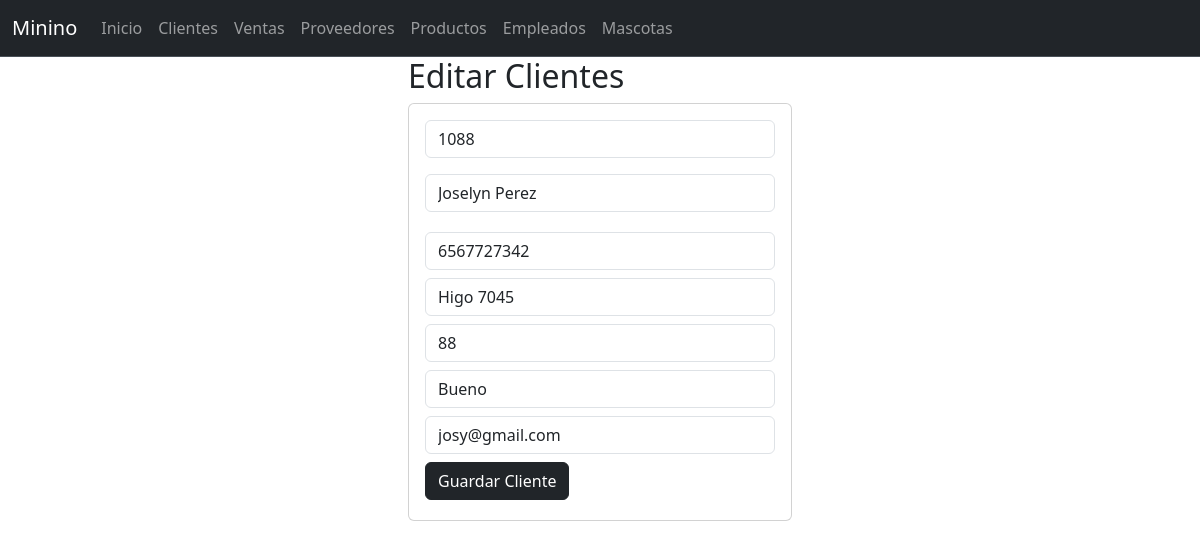
Screenshot of /seleccionarCliente/1088 with the database file from the repository.
### clientes_app/models.py (models this page shows, shortened)
class Cliente(models.Model):
    codigo=models.PositiveSmallIntegerField(primary_key=True,max_length=60)
    nombre=models.CharField(max_length=100)
    numero=models.PositiveSmallIntegerField()
    direccion=models.CharField(max_length=60)
    interes=models.PositiveSmallIntegerField()
    historial=models.CharField(max_length=60)
    email=models.CharField(max_length=60)

### clientes_app/views.py (the view)
# urls.py: path("seleccionarCliente/<codigo>",views.seleccionarCliente,name="seleccionarCliente"),
def seleccionarCliente(request,codigo):
    cliente=Cliente.objects.get(codigo=codigo)
    return render(request,"editarCliente.html",{"misclientes":cliente})

### clientes_app/templates/editarCliente.html
{% extends "base.html" %}
{% block cuerpo %}
<div class="row">
    <div class="col-md-4 offset-md-4">
        <h2>Editar Clientes</h2>
        <div class="card">
            <div class="card-body">
                <form action="/editarCliente/" method="POST"> {% csrf_token %}
                    <div class="form-group">
                        <input type="text" id="txtcodigo" name="txtcodigo" class="form-control" value="{{misclientes.codigo}}" minlength="1" maxlength="6" readonly required>
                    </div>
                    <div class="form-group py-3">
                            <input type="text" id="txtnombre" name="txtnombre" class="form-control" value="{{misclientes.nombre}}" maxlength="100" required>
                        </div>
                    <div class="form-group py-1">
                        <input type="text" id="txtnumero" name="txtnumero" class="form-control" minlength="1" maxlength="9" value="{{misclientes.numero}}" required>
                    </div>
                    <div class="form-group py-1">
                        <input type="text" id="txtdireccion" name="txtdireccion" class="form-control" minlength="1" maxlength="9" value="{{misclientes.direccion}}" required>
                    </div>
                    <div class="form-group py-1">
                        <input type="text" id="txtinteres" name="txtinteres" class="form-control" minlength="1" maxlength="9" value="{{misclientes.interes}}" required>
                    </div>
                    <div class="form-group py-1">
                        <input type="text" id="txthistorial" name="txthistorial" class="form-control" minlength="1" maxlength="9" value="{{misclientes.historial}}" required>
                    </div>
                    <div class="form-group py-1">
                        <input type="text" id="txtemail" name="txtemail" class="form-control" minlength="1" maxlength="9" value="{{misclientes.email}}" required>
                    </div>
                    <div class="form-group py-1">
                        <button type="submit" class="btn btn-dark">Guardar Cliente</button>
                    </div>
                </form>
            </div>
        </div>
    </div>
</div>
{% endblock %}

### rows the page displays
Cliente: txtcodigo "1088", txtnombre "Joselyn Perez", txtnumero "6567727342", txtdireccion "Higo 7045", txtinteres "88", txthistorial "Bueno", txtemail "josy@gmail.com"
